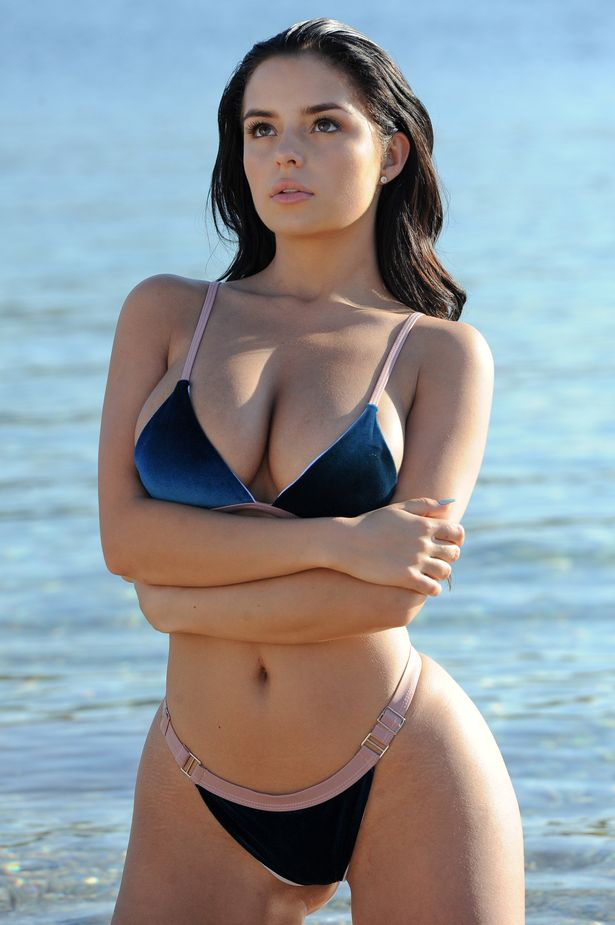
#> input picture 11Computer Vision with Python 3/7Introduction to Computer Vision using OpenCV/images/image.jpg, 615 x 925 px
$ python i6rotation.py
#> lines starting #> are read from the running program, lines starting #| are printed output that depends on the picture
import cv2

img = cv2.imread("images/image.jpg")
#> img is the input picture: shape (925, 615, 3); mean B, G, R 156.1, 151.1, 144.3
r,c = img.shape[:2]
#> r = 925; c = 615
M = cv2.getRotationMatrix2D((c/2,r/2),90,1)
new_img = cv2.warpAffine(img,M,(c,r))
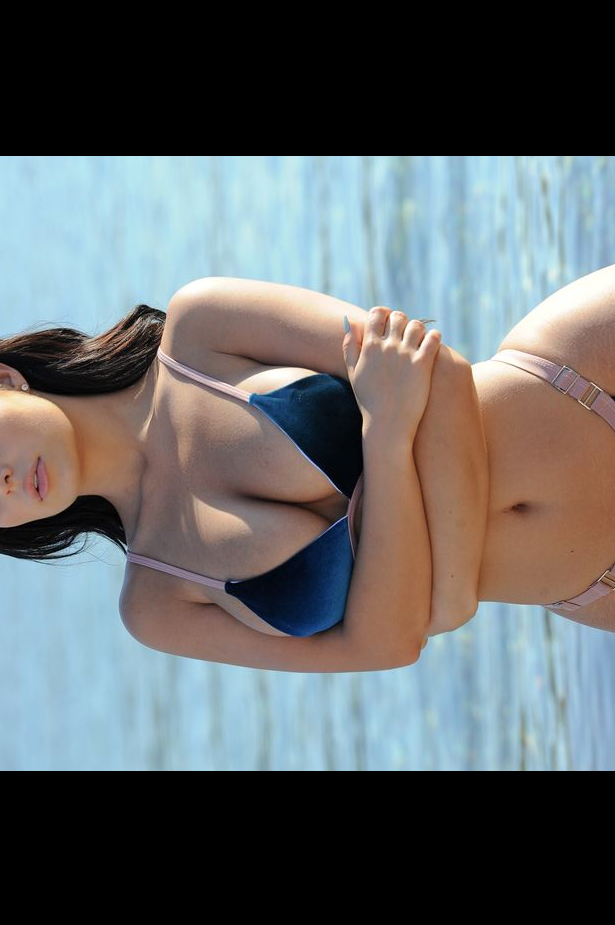
#> new_img: shape (925, 615, 3); mean B, G, R 103.1, 101.4, 97.8
# cv2.imwrite("images/rotate_img.jpg", new_img)
cv2.imshow("rotate", new_img)

cv2.waitKey(0)
cv2.destroyAllWindows()

$ run again, with 11Computer Vision with Python 3/7Introduction to Computer Vision using OpenCV/images/template.jpg copied over 11Computer Vision with Python 3/7Introduction to Computer Vision using OpenCV/images/image.jpg
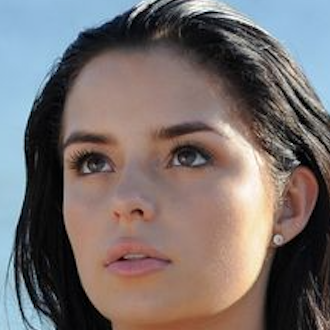
#> input picture 11Computer Vision with Python 3/7Introduction to Computer Vision using OpenCV/images/template.jpg, 330 x 330 px
#> img is the input picture: shape (330, 330, 3); mean B, G, R 108.3, 110, 119.1
#> `new_img = cv2.warpAffine(img,M,(c,r))`:
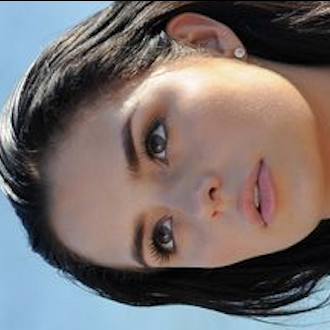
#> new_img: shape (330, 330, 3); mean B, G, R 107.6, 109.4, 118.6
